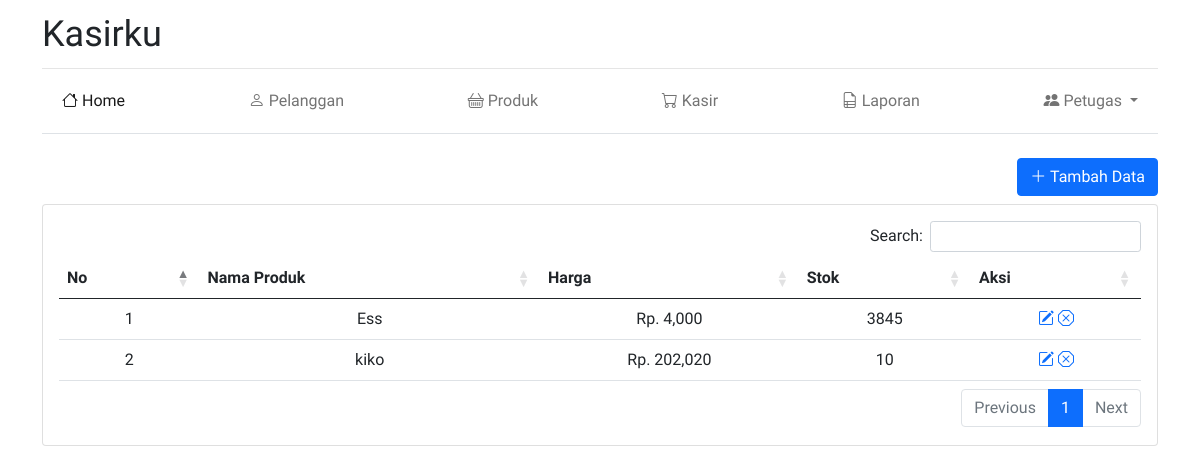
Page /petugas/produk.php (signed in) on the earlier database version.
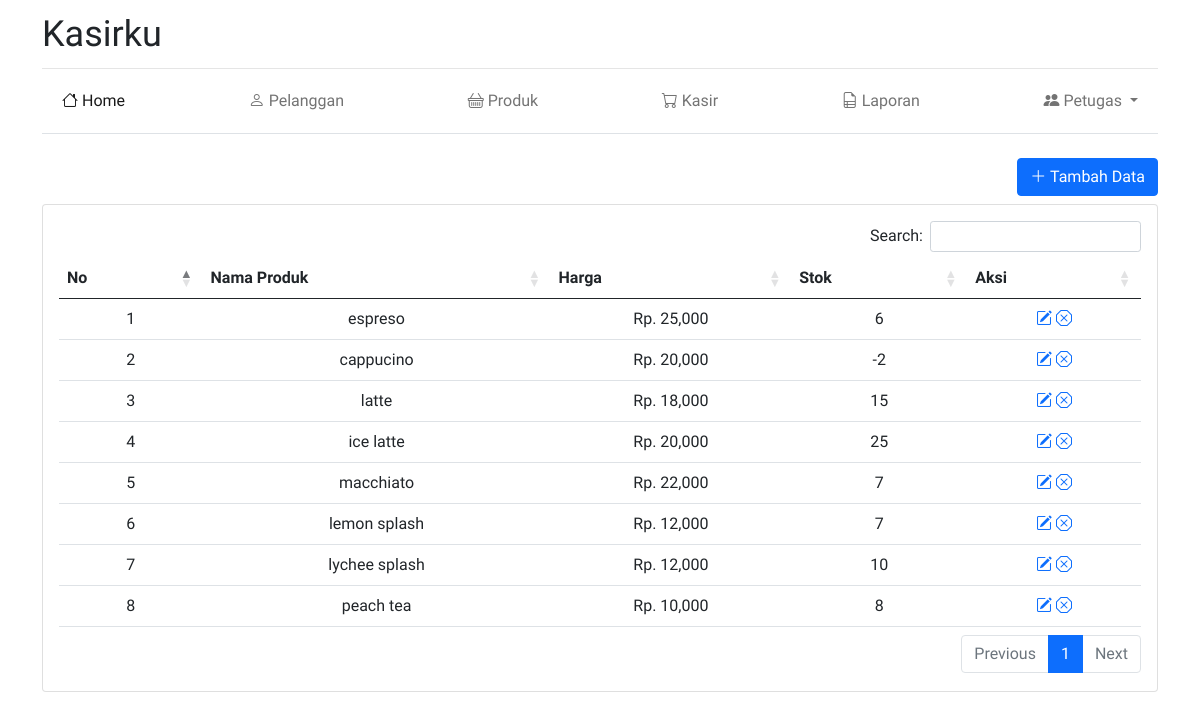
Same page on the later database version.
### tables this page shows
CREATE TABLE `produk` (
  `produk_id` int(11) NOT NULL,
  `nama_produk` varchar(255) NOT NULL,
  `harga` decimal(10,2) NOT NULL,
  `stok` int(11) NOT NULL
);

### petugas/produk.php (the view, shortened to what this page needs)
<?php
include('koneksi.php');
if(strlen($_SESSION['alogin'])==0)
  {
header('location:login.php');
}
else{
  ?>
<!doctype html>
<html lang="en">
<head>
    <link rel="stylesheet" href="https://cdnjs.cloudflare.com/ajax/libs/twitter-bootstrap/5.0.1/css/bootstrap.min.css">
    <link rel="stylesheet" href="https://cdn.datatables.net/1.11.3/css/dataTables.bootstrap5.min.css">
    <link rel="stylesheet" href="https://cdn.jsdelivr.net/npm/bootstrap-icons@1.6.0/font/bootstrap-icons.css">
    <link href="assets/css/blog.css" rel="stylesheet">
</head>
<body>
    <div class="container">
        <header class="blog-header py-3">
            <div class="row flex-nowrap justify-content-between align-items-center">
                <div class="col-8">
                    <a class="blog-header-logo text-dark" href="#">Kasirku</a>
                </div>
            </div>
        </header>
        <div class="py-1 mb-4 border-bottom">
            <nav class="navbar navbar-expand-lg navbar-light bg-default">
                <div class="container-fluid">
                    <div class="collapse navbar-collapse" id="navbarNavAltMarkup">
                        <div class="navbar-nav">
                            <a class="p-2 nav-link active" href="index.php"><i class="bi bi-house"></i> Home</a>
                            <a class="p-2 nav-link" href="pelanggan.php"><i class="bi bi-person"></i> Pelanggan</a>
                            <a class="p-2 nav-link" href="produk.php"><i class="bi bi-basket"></i> Produk</a>
                            <a class="p-2 nav-link" href="penjualan.php"><i class="bi bi-cart"></i> Kasir</a>
                            <a class="p-2 nav-link" href="laporan.php"><i class="bi bi-file-earmark-ruled"></i> Laporan</a>
                            <div class="nav-item dropdown">
                                <a class="nav-link dropdown-toggle" href="#" id="navbarDropdownMenuLink" role="button" data-bs-toggle="dropdown" aria-expanded="false">
                                    <i class="bi bi-people-fill"></i> Petugas
                                </a>
                            </div>
                        </div>
                    </div>
                </div>
            </nav>
        </div>
    </div>
    <main class="container">
        <div class="row g-5 mb-4">
            <div class="col-md-12">
                <div class="row justify-content-end">
                    <div class="col-md-6">
                        <a href="#" class="btn btn-primary float-end" id="addBarangBtn"><i class="bi bi-plus-lg"></i> Tambah
                            Data</a>
                    </div>
                </div>
                <div class="card mt-2">
                    <div class="card-body">
                        <table class="table" id="dt">
                            <thead class="text-center">
                                <tr>
                                    <th scope="col">No</th>
                                    <th scope="col">Nama Produk</th>
                                    <th scope="col">Harga</th>
                                    <th scope="col">Stok</th>
                                    <th scope="col">Aksi </th>
                                </tr>
                            </thead>
                            <tbody class="text-center">
                                <?php
                                $no = 0;
                                $sql = "SELECT * from  produk ";
                                $query = mysqli_query($koneksidb, $sql);
                                while ($result = mysqli_fetch_array($query)) {
                                    $no++;
                                ?>
                                    <tr id="table-data">
                                        <td><?php echo $no; ?></td>
                                        <td><?php echo $result['nama_produk']; ?></td>
                                        <td>Rp. <?php echo number_format($result['harga']); ?></td>
                                        <td><?php echo $result['stok']; ?></td>
                                        <td>
                                            <a href="edit_produk.php?id=<?php echo $result['produk_id']; ?>" class="bi bi-pencil-square"></a>
                                            <a href="hapus_produk.php?id=<?php echo $result['produk_id']; ?>" onclick="return confirm('Apakah anda akan menghapus <?php echo $result['nama_produk']; ?>?')" class="bi bi-x-octagon"></a>
                                        </td>
                                    </tr>
                                <?php } ?>
                            </tbody>
                        </table>
                    </div>
                </div>
            </div>
        </div>
    </main>
</body>
</html>
<?php } ?>

Differences in the rows shown:
removed produk: nama_produk "Ess", harga "4,000", stok "3845"
removed produk: nama_produk "kiko", harga "202,020", stok "10"
added produk: nama_produk "espreso", harga "25,000", stok "6"
added produk: nama_produk "cappucino", harga "20,000", stok "-2"
added produk: nama_produk "latte", harga "18,000", stok "15"
added produk: nama_produk "ice latte", harga "20,000", stok "25"
added produk: nama_produk "macchiato", harga "22,000", stok "7"
added produk: nama_produk "lemon splash", harga "12,000", stok "7"
added produk: nama_produk "lychee splash", harga "12,000", stok "10"
added produk: nama_produk "peach tea", harga "10,000", stok "8"
